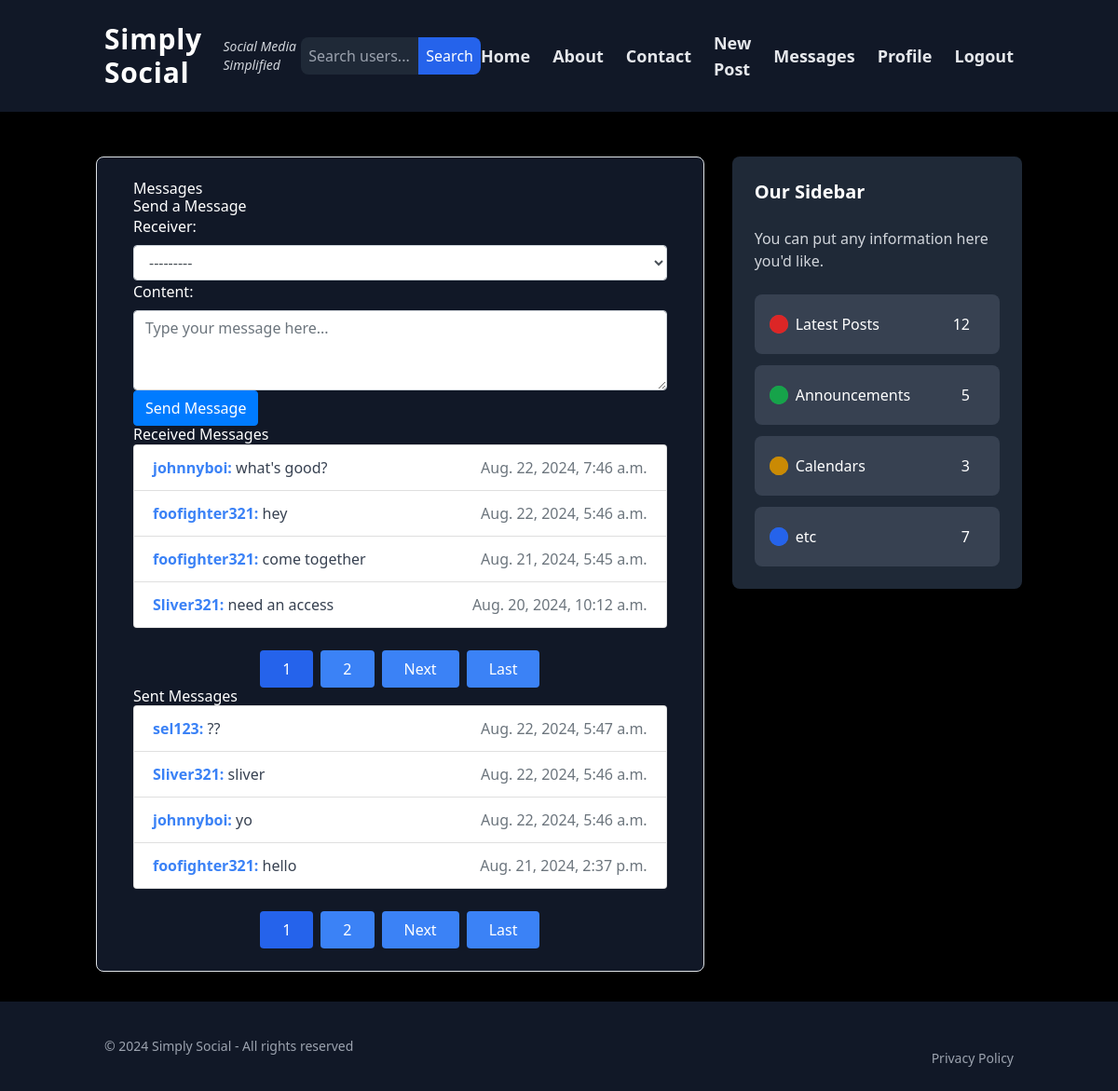
The app's page /blog/home/messages/ (signed in) with its own data.
### blog/models.py (models this page shows, shortened)
class Message(models.Model):
    sender = models.ForeignKey(User, related_name='sent_messages', on_delete=models.CASCADE)
    receiver = models.ForeignKey(User, related_name='received_messages', on_delete=models.CASCADE)
    content = models.TextField()
    timestamp = models.DateTimeField(auto_now_add=True)
    key = models.CharField(max_length=44, blank=True, null=True)  # Adjusted length to match Fernet key size
    read = models.BooleanField(default=False)
    class Meta:
        ordering = ['-timestamp']

### blog/views.py (the view)
# urls.py: path('home/messages/', views.message_list, name='message-list'),
@login_required
def message_list(request):
    if request.method == 'POST':
        form = MessageForm(request.POST)
        if form.is_valid():
            message = form.save(commit=False)
            message.sender = request.user
            message.save()
            django_messages.success(request, "Message sent successfully!")
            return redirect('message-list')  # Redirect to avoid resubmission of form
    else:
        form = MessageForm()
    received_messages = Message.objects.filter(receiver=request.user).order_by('-timestamp')
    sent_messages = Message.objects.filter(sender=request.user).order_by('-timestamp')
    for message in received_messages:
        message.decrypted_content = decrypt_message_content(message, request.user)
    for message in sent_messages:
        message.decrypted_content = decrypt_message_content(message, request.user)
    received_paginator = Paginator(received_messages, 4)  # Show 4 messages per page
    received_page_number = request.GET.get('received_page')
    received_page_obj = received_paginator.get_page(received_page_number)
    sent_paginator = Paginator(sent_messages, 4)  # Show 5 messages per page
    sent_page_number = request.GET.get('sent_page')
    sent_page_obj = sent_paginator.get_page(sent_page_number)
    return render(request, 'blog/message_list.html', {
        'form': form,
        'received_messages': received_page_obj,
        'sent_messages': sent_page_obj,
        'received_page_obj': received_page_obj,
        'sent_page_obj': sent_page_obj,
    })

### blog/forms.py
class MessageForm(forms.ModelForm):
    class Meta:
        model = Message
        fields = ['receiver','content']
        widgets = {
            'receiver': forms.Select(attrs={'class': 'form-control'}),
            'content': forms.Textarea(attrs={'class': 'form-control', 'rows': 3, 'placeholder': 'Type your message here...'})
        }

### blog/views.py (called while the page is built)
def decrypt_message_content(message, user):
    try:
        cipher_suite = Fernet(message.key.encode('utf-8'))
        decrypted_content = cipher_suite.decrypt(message.content.encode('utf-8')).decode('utf-8')
        return decrypted_content
    except InvalidToken:
        return "Decryption failed: Invalid token."
    except Exception as e:
        return f"Decryption error: {str(e)}"

def base_context(request):
    context = {}
    if request.user.is_authenticated:
        context['has_unread_messages'] = Message.objects.filter(receiver=request.user, read=False).exists()
    return context

### blog/templates/blog/message_list.html (shortened to what this page needs)
{% extends "blog/base.html" %}
{% block content %}
  <div class="container">
    <h2>Messages</h2>
    <h3>Send a Message</h3>
    <form method="post">
      {{ form.as_p }}
      <button type="submit" class="btn btn-primary">Send Message</button>
    </form>
    <h3>Received Messages</h3>
    <ul class="list-group">
      {% for message in received_messages %}
        <li class="list-group-item">
          <strong class="text-blue-500">{{ message.sender.username }}:</strong> <span class="text-gray-700">{{ message.decrypted_content }}</span>
          <span class="float-right text-muted">{{ message.timestamp }}</span>
        </li>
      {% empty %}
        <li class="list-group-item text-gray-700">No messages received.</li>
      {% endfor %}
    </ul>
    {% if received_page_obj.has_other_pages %}
        <div class="flex justify-center mt-6">
            <nav class="flex space-x-2">
                {% for num in received_page_obj.paginator.page_range %}
                    {% if received_page_obj.number == num %}
                        <span class="px-4 py-2 bg-blue-600 text-white rounded">{{ num }}</span>
                    {% elif num > received_page_obj.number|add:"-3" and num < received_page_obj.number|add:"3" %}
                        <a class="px-4 py-2 bg-blue-500 text-white rounded hover:bg-blue-600" href="?received_page={{ num }}">{{ num }}</a>
                    {% endif %}
                {% endfor %}
                {% if received_page_obj.has_next %}
                    <a class="px-4 py-2 bg-blue-500 text-white rounded hover:bg-blue-600" href="?received_page={{ received_page_obj.next_page_number }}">Next</a>
                    <a class="px-4 py-2 bg-blue-500 text-white rounded hover:bg-blue-600" href="?received_page={{ received_page_obj.paginator.num_pages }}">Last</a>
                {% endif %}
            </nav>
        </div>
    {% endif %}
    <h3>Sent Messages</h3>
    <ul class="list-group">
      {% for message in sent_messages %}
        <li class="list-group-item">
          <strong class="text-blue-500">{{ message.receiver.username }}:</strong> <span class="text-gray-700">{{ message.decrypted_content }}</span>
          <span class="float-right text-muted">{{ message.timestamp }}</span>
        </li>
      {% empty %}
        <li class="list-group-item text-gray-700">No messages sent.</li>
      {% endfor %}
    </ul>
    {% if sent_page_obj.has_other_pages %}
        <div class="flex justify-center mt-6">
            <nav class="flex space-x-2">
                {% for num in sent_page_obj.paginator.page_range %}
                    {% if sent_page_obj.number == num %}
                        <span class="px-4 py-2 bg-blue-600 text-white rounded">{{ num }}</span>
                    {% elif num > sent_page_obj.number|add:"-3" and num < sent_page_obj.number|add:"3" %}
                        <a class="px-4 py-2 bg-blue-500 text-white rounded hover:bg-blue-600" href="?sent_page={{ num }}">{{ num }}</a>
                    {% endif %}
                {% endfor %}
                {% if sent_page_obj.has_next %}
                    <a class="px-4 py-2 bg-blue-500 text-white rounded hover:bg-blue-600" href="?sent_page={{ sent_page_obj.next_page_number }}">Next</a>
                    <a class="px-4 py-2 bg-blue-500 text-white rounded hover:bg-blue-600" href="?sent_page={{ sent_page_obj.paginator.num_pages }}">Last</a>
                {% endif %}
            </nav>
        </div>
    {% endif %}
  </div>
{% endblock %}

### static/css/styles.css (style rules this page uses)
html, :host { line-height: 1.5; -webkit-text-size-adjust: 100%; -moz-tab-size: 4; -o-tab-size: 4; tab-size: 4; font-family: ui-sans-serif, system-ui, sans-serif, "Apple Color Emoji", "Segoe UI Emoji", "Segoe UI Symbol", "Noto Color Emoji"; font-feature-settings: normal; font-variation-settings: normal; -webkit-tap-highlight-color: transparent; }
body { margin: 0; line-height: inherit; }
h1, h2, h3, h4, h5, h6 { font-size: inherit; font-weight: inherit; }
a { color: inherit; text-decoration: inherit; }
b, strong { font-weight: bolder; }
button, input, optgroup, select, textarea { font-family: inherit; font-feature-settings: inherit; font-variation-settings: inherit; font-size: 100%; font-weight: inherit; line-height: inherit; letter-spacing: inherit; color: inherit; margin: 0; padding: 0; }
button, select { text-transform: none; }
button, input:where([type='button']), input:where([type='reset']), input:where([type='submit']) { -webkit-appearance: button; background-color: transparent; background-image: none; }
blockquote, dl, dd, h1, h2, h3, h4, h5, h6, hr, figure, p, pre { margin: 0; }
ol, ul, menu { list-style: none; margin: 0; padding: 0; }
textarea { resize: vertical; }
input::placeholder, textarea::placeholder { opacity: 1; color: #9ca3af; }
button, [role="button"] { cursor: pointer; }
.container { width: 100%; }
@media (min-width: 640px) { .container { max-width: 640px; } }
@media (min-width: 768px) { .container { max-width: 768px; } }
@media (min-width: 1024px) { .container { max-width: 1024px; } }
.float-right { float: right; }
.mt-6 { margin-top: 1.5rem; }
.flex { display: flex; }
.min-h-screen { min-height: 100vh; }
.flex-col { flex-direction: column; }
.justify-center { justify-content: center; }
.space-x-2 > :not([hidden]) ~ :not([hidden]) { --tw-space-x-reverse: 0; margin-right: calc(0.5rem * var(--tw-space-x-reverse)); margin-left: calc(0.5rem * calc(1 - var(--tw-space-x-reverse))); }
.rounded { border-radius: 0.25rem; }
.bg-blue-500 { --tw-bg-opacity: 1; background-color: rgb(59 130 246 / var(--tw-bg-opacity)); }
.bg-blue-600 { --tw-bg-opacity: 1; background-color: rgb(37 99 235 / var(--tw-bg-opacity)); }
.px-4 { padding-left: 1rem; padding-right: 1rem; }
.py-2 { padding-top: 0.5rem; padding-bottom: 0.5rem; }
.text-blue-500 { --tw-text-opacity: 1; color: rgb(59 130 246 / var(--tw-text-opacity)); }
.text-gray-700 { --tw-text-opacity: 1; color: rgb(55 65 81 / var(--tw-text-opacity)); }
.text-white { --tw-text-opacity: 1; color: rgb(255 255 255 / var(--tw-text-opacity)); }

### static/css/main.css (style rules this page uses)
html, :host { line-height: 1.5; -webkit-text-size-adjust: 100%; -moz-tab-size: 4; -o-tab-size: 4; tab-size: 4; font-family: ui-sans-serif, system-ui, sans-serif, "Apple Color Emoji", "Segoe UI Emoji", "Segoe UI Symbol", "Noto Color Emoji"; font-feature-settings: normal; font-variation-settings: normal; -webkit-tap-highlight-color: transparent; }
body { margin: 0; line-height: inherit; }
h1, h2, h3, h4, h5, h6 { font-size: inherit; font-weight: inherit; }
a { color: inherit; text-decoration: inherit; }
b, strong { font-weight: bolder; }
button, input, optgroup, select, textarea { font-family: inherit; font-feature-settings: inherit; font-variation-settings: inherit; font-size: 100%; font-weight: inherit; line-height: inherit; letter-spacing: inherit; color: inherit; margin: 0; padding: 0; }
button, select { text-transform: none; }
button, input:where([type='button']), input:where([type='reset']), input:where([type='submit']) { -webkit-appearance: button; background-color: transparent; background-image: none; }
blockquote, dl, dd, h1, h2, h3, h4, h5, h6, hr, figure, p, pre { margin: 0; }
ol, ul, menu { list-style: none; margin: 0; padding: 0; }
textarea { resize: vertical; }
input::placeholder, textarea::placeholder { opacity: 1; color: #9ca3af; }
button, [role="button"] { cursor: pointer; }
.container { width: 100%; }
@media (min-width: 640px) { .container { max-width: 640px; } }
@media (min-width: 768px) { .container { max-width: 768px; } }
@media (min-width: 1024px) { .container { max-width: 1024px; } }
.flex { display: flex; }
.rounded { border-radius: 0.25rem; }
body { background-color: black; }

### records on screen
Message: sender.username "johnnyboi", decrypted_content "what's good?", timestamp "Aug. 22, 2024, 7:46 a.m."
Message: sender.username "foofighter321", decrypted_content "hey", timestamp "Aug. 22, 2024, 5:46 a.m."
Message: sender.username "foofighter321", decrypted_content "come together", timestamp "Aug. 21, 2024, 5:45 a.m."
Message: sender.username "Sliver321", decrypted_content "need an access", timestamp "Aug. 20, 2024, 10:12 a.m."
Message: receiver.username "sel123", decrypted_content "??", timestamp "Aug. 22, 2024, 5:47 a.m."
Message: receiver.username "Sliver321", decrypted_content "sliver", timestamp "Aug. 22, 2024, 5:46 a.m."
Message: receiver.username "johnnyboi", decrypted_content "yo", timestamp "Aug. 22, 2024, 5:46 a.m."
Message: receiver.username "foofighter321", decrypted_content "hello", timestamp "Aug. 21, 2024, 2:37 p.m."

### other values on screen
{{ num }} "1"
{{ num }} "2"
